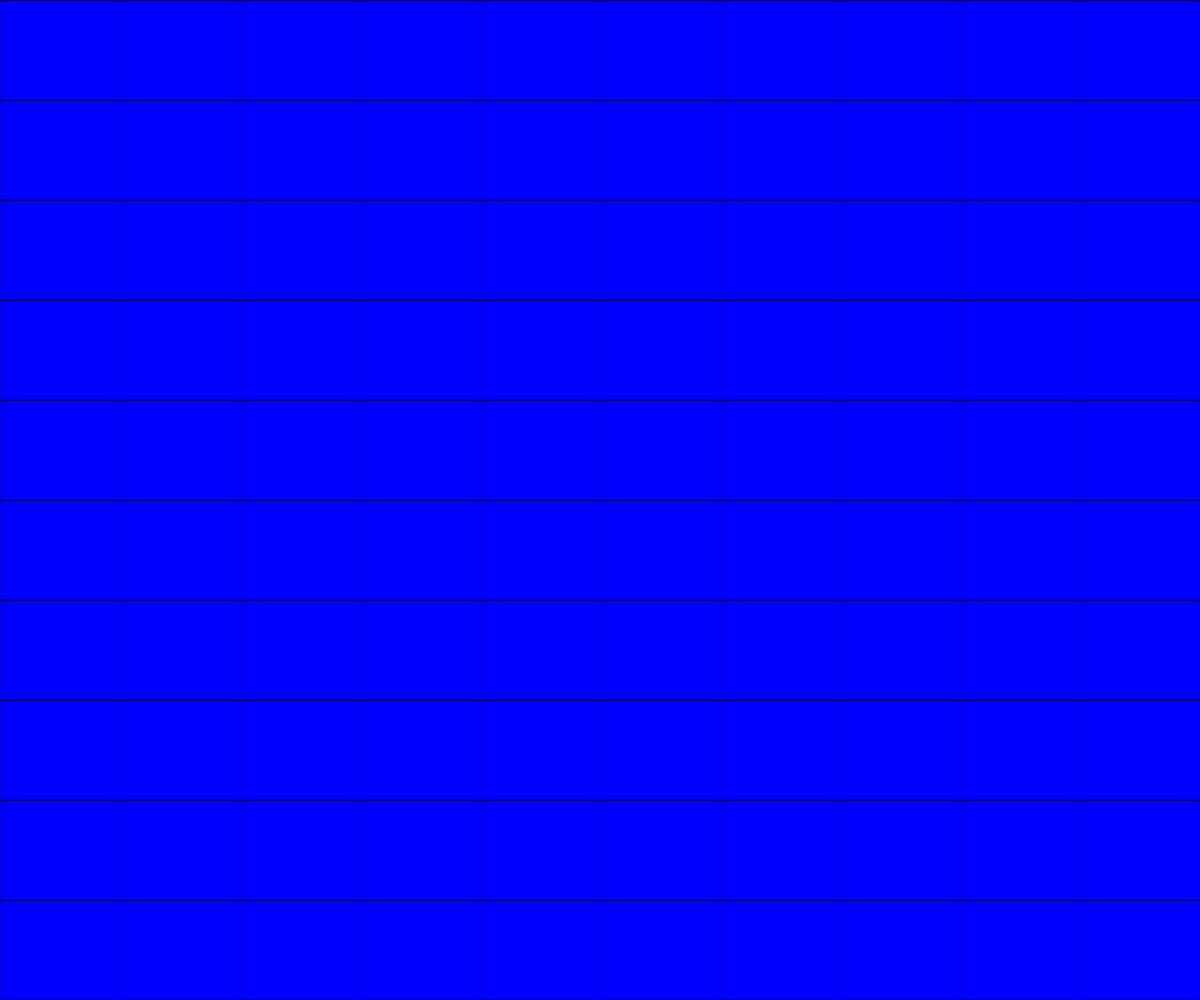
Frame 1 (no input)
Frame 60 (no input): identical to frame 1, image omitted
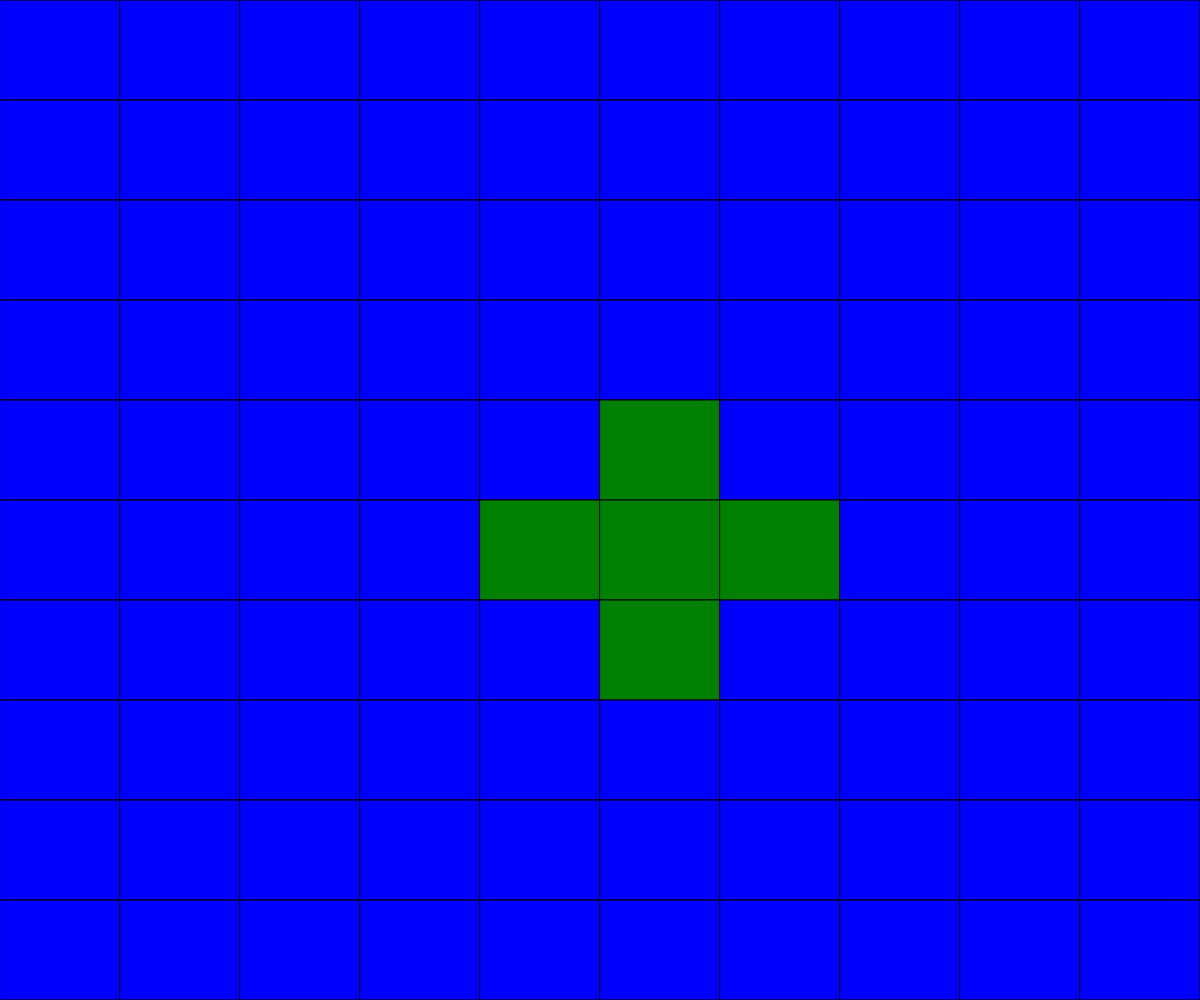
Frame 120 (the mouse pressed at the canvas centre since frame 60)

The p5.js sketch that drew these frames (run headless with seeded random() and noise() and a simulated clock; from frame 60 on, the mouse is pressed at the canvas centre):

// p5.js sketch
// ── sketch.js
// Grid Neighbours

let grid = createEmptyGrid(10, 10);
let cellWidth, cellHeight, rows, cols;


function setup() {
  createCanvas(windowWidth, windowHeight);
  rows = grid.length;
  cols = grid[0].length;
  cellWidth = width/cols;
  cellHeight = height/rows;
}

function draw() {
  background(220);
  displayGrid();
}

function mousePressed(){
  let x = Math.floor(mouseX / cellWidth); 
  let y = Math.floor(mouseY / cellHeight);

  toggleCell(x, y); //self
  toggleCell(x, y-1); //north
  toggleCell(x+1, y);//east
  toggleCell(x-1, y);//west
  toggleCell(x,y+1);//south
}

function toggleCell(x, y){
  //check that coord's are in array
  if (x >= 0 && x < cols && y >= 0 && y < rows){
    if(grid[y][x] === 1){
      grid[y][x] = 0;
    }
    else if (grid[y][x] === 0){
      grid[y][x] = 1;
    }
  }
}

function displayGrid(){
  for(let y=0; y<rows; y++){
    for (let x=0; x<cols; x++){
      if (grid[y][x] === 0){
        fill ("blue");
      }
      if(grid[y][x] === 1){
        fill("green");
      }
      rect(x*cellWidth, y*cellHeight, cellWidth, cellHeight);
    }
  }
}


function createEmptyGrid(cols, rows){
  let empty = [];
  for (let y=0; y<rows; y++){
    empty.push([]);
    for (let x=0;x<cols;x++){
      empty[y].push(0);

    }
  }
  return empty;
}
